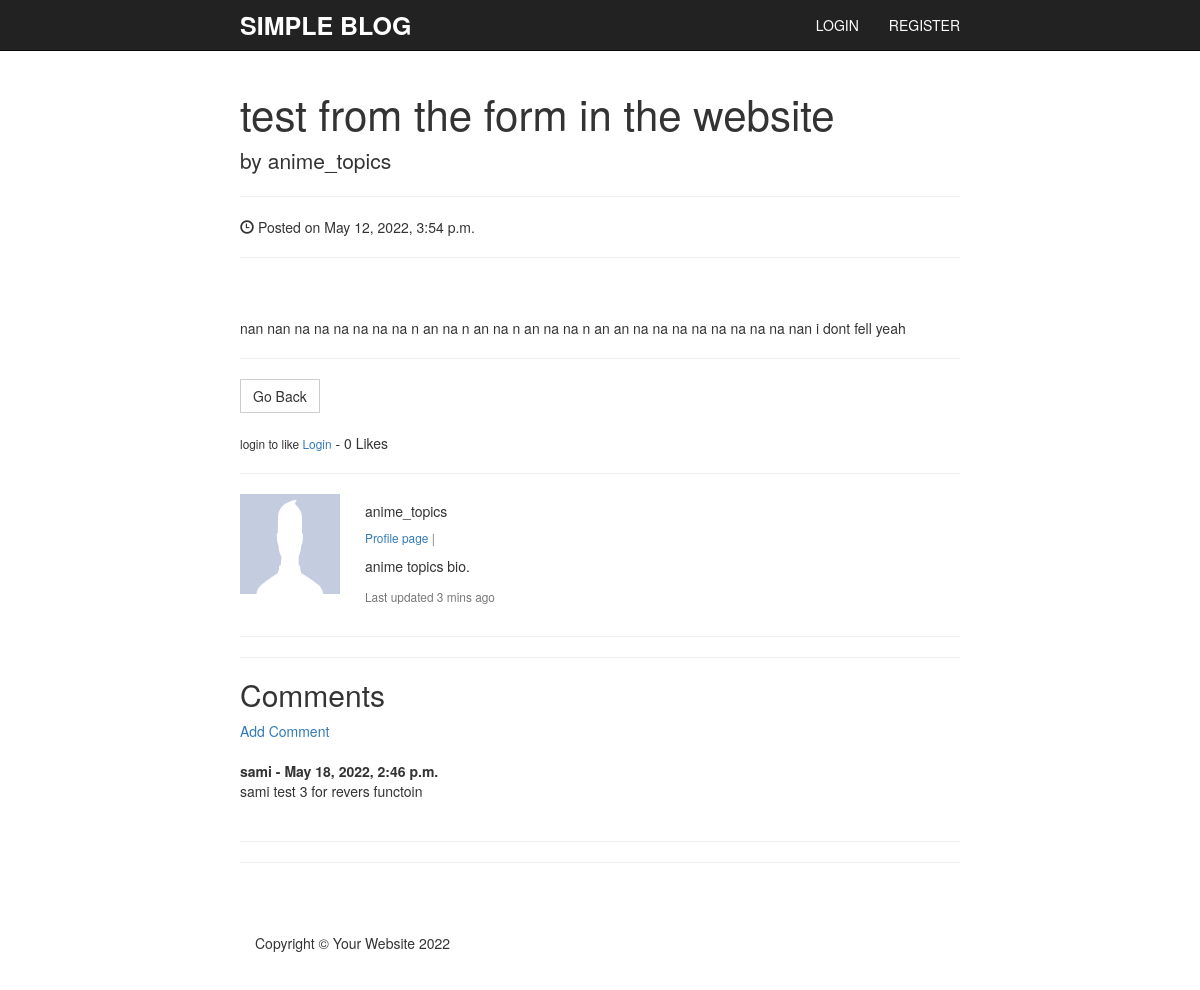
Page /article/6 on the committed database.
### blog/models.py (models this page shows, shortened)
class Post(models.Model):
    author = models.ForeignKey(User,on_delete=models.CASCADE)
    title = models.CharField(max_length=70)
    description = models.CharField(max_length=277)
    body = RichTextField(blank=True,null=True)
    img = models.ImageField(blank=True,null=True,upload_to='images/')
    created_at = models.DateTimeField(auto_now=True)
    category = models.ForeignKey('Category',on_delete=models.CASCADE)
    likes = models.ManyToManyField(User,related_name='likes')
    def total_likes(self):
        return self.likes.count()

class Profile(models.Model):
    user = models.OneToOneField(User,on_delete=models.CASCADE)
    bio = models.TextField()
    profile_pic = models.ImageField(upload_to="profile_pic",null=True,blank=True)
    webiste_url = models.CharField(max_length=70,null=True,blank=True)
    facebook_url = models.CharField(max_length=70,null=True,blank=True)
    instagram_url = models.CharField(max_length=70,null=True,blank=True)

class Comment(models.Model):
    post = models.ForeignKey(Post,related_name='comments',on_delete=models.CASCADE)
    name = models.CharField(max_length=200)
    body = models.TextField()
    date_added = models.DateTimeField(auto_now=True)

### blog/views.py (the view)
# urls.py: path('article/<int:pk>',views.DetailPostView.as_view(),name='article-detail'),
class DetailPostView(DetailView):
    model = Post
    template_name = 'detail.html'
    context_object_name = 'post'
    def get_context_data(self, **kwargs):
        total = get_object_or_404(Post,id=self.kwargs['pk'])
        liked = False
        if total.likes.filter(id=self.request.user.id).exists():
            liked = True
        total_likes = total.total_likes()
        context = super(DetailPostView,self).get_context_data(**kwargs)
        context["total_likes"] = total_likes
        context["liked"] = liked
        return context

### blog/templates/detail.html (shortened to what this page needs)
{% extends 'base.html' %}
{% load static %}
{% block body %}
    <div class="container">
      <div class="row">
        <div class="col-lg-12">
          <h1 class="post-title">{{post.title}}</h1>
          <p class="lead">
            by {{post.author}}
          </p>
          <hr>
          <p><span class="glyphicon glyphicon-time"></span> Posted on {{post.created_at}}</p>
          <hr>
          <br><br>
          {{post.body|safe}}
          <hr>
          <a class="btn btn-default" href="{% url 'blog:posts'%}">Go Back</a>
          <br><br>
          <form action="{% url 'blog:like_post' post.id %}" method="POST" >
          {% if user.is_authenticated %}
            {% if liked %}
              <button type="submit" name="post_id" value="{{post.id}}" class="btn btn-danger btn-sm"> Unlike </button>
            {% else %}
              <button type="submit" name="post_id" value="{{post.id}}" class="btn btn-primary btn-sm"> Like </button>
              {% endif %}
          {% else %}
            <small> login to like <a href="{% url 'login'%}">Login</a></small>
          {% endif %}
          - {{ total_likes }} Likes
          <br>
          <form>
          <hr>
          <div class="card mb-3" >
            <div class="row g-0">
              <div class="col-md-2">
                {% if post.author.profile.profile_pic %}
                  <img src="{{post.author.profile.profile_pic.url}}" class="img-fluid rounded-start" alt="..." width=100 height=200>
                {% else %}
                  <img src="{% static 'images/defalt_pic.jpg' %}" class="img-fluid rounded-start" alt="..." width=100 height=100>
                {% endif %}
              </div>
              <div class="col-md-10">
                <div class="card-body">
                  <h5 class="card-title">{{post.author}}</h5>
                  <p class="small text-muted">
                    <a href="{% url 'accounts:show_profile' post.author.profile.id %}">Profile page</a> |
                  </p>
                  <p class="card-text">{{post.author.profile.bio}}.</p>
                  <p class="card-text"><small class="text-muted">Last updated 3 mins ago</small></p>
                </div>
              </div>
            </div>
          </div>
          <hr>
          <hr>
          <h2>Comments</h2>
          {% if not post.comments.all %}
            No comments Yet..<a href="{% url 'blog:add_comment' post.pk %}">Add Comment</a>
          {% else %}
            <a href="{% url 'blog:add_comment' post.pk %}">Add Comment</a>
            <br><br>
            {% for comment in post.comments.all  %}
              <strong>{{ comment.name }} -
              {{comment.date_added}}</strong>
              <br>
              {{comment.body}}
              <br><br>
            {% endfor %}
            <hr>
          {% endif %}
          <hr>
    </div>
{% endblock body %}

### templates/base.html (shortened to what this page needs)
{% load static %}
<!DOCTYPE html>
<html lang="en">
  <head>
    <link href="{% static 'css/bootstrap.min.css'%}"rel="stylesheet">
    <link href="{% static 'css/simple-blog-template.css'%}" rel="stylesheet">
  </head>
  <body>
    <nav class="navbar navbar-inverse navbar-fixed-top" role="navigation">
      <div class="container">
        <div class="navbar-header">
          <a class="navbar-brand" href="{% url 'blog:posts'%}">Simple Blog</a>
        </div>
        <div class="collapse navbar-collapse" id="bs-example-navbar-collapse-1">
          <ul class="nav navbar-nav navbar-right">
            {% if user.is_authenticated %}
              <li>
              </li>
              <li>
                <a href="{% url 'blog:add_post'%}">add post</a>
              </li>
              <li>
                <a href="{% url 'accounts:edit_profile'%}">edit settings</a>
              </li>
              <li>
                <a href="{% url 'accounts:edit_profile_page' user.profile.id %}">Edit Profile Page</a>
              </li>
              <li>
                <a href="{% url 'logout'%}">Logout</a>
              </li>
            {% else %}
              <li>
                <a href="{% url 'login'%}">Login</a>
              </li>
              <li>
                <a href="{% url 'accounts:register'%}">Register</a>
              </li>
          </ul>
        </div>
          {% endif %}
      </div>
    </nav>
{% block body %}
{% endblock body %}
    </div>
    <footer>
      <div class="container">
        <div class="row">
          <div class="col-lg-12">
            <p>Copyright &copy; Your Website 2022</p>
          </div>
        </div>
      </div>
    </footer>
  </body>
</html>

### static/css/simple-blog-template.css (style rules this page uses)
body { padding-top: 70px; }
footer { margin: 50px 0; }
@media (min-width: 1200px) { .container { width: 750px; } }
nav { text-transform: uppercase; }
.navbar-inverse .navbar-brand { color: white; font-weight: bold; font-size: 25px; }
.navbar-inverse .navbar-nav>li>a { color: white; }
.post-title { font-size: 3em; }
.btn { border-radius: 0; }

### rows in the picture
Post: title "test from the form in the website", author "anime_topics", created_at "May 12, 2022, 3:54 p.m.", body "nan nan na na na na na na n an na n an na n an na na n an an na na na na na na na na nan i dont fell yeah", author.profile.bio "anime topics bio"
Comment: name "sami", date_added "May 18, 2022, 2:46 p.m.", body "sami test 3 for revers functoin"

### other values in the picture
{{ total_likes }} "0"
